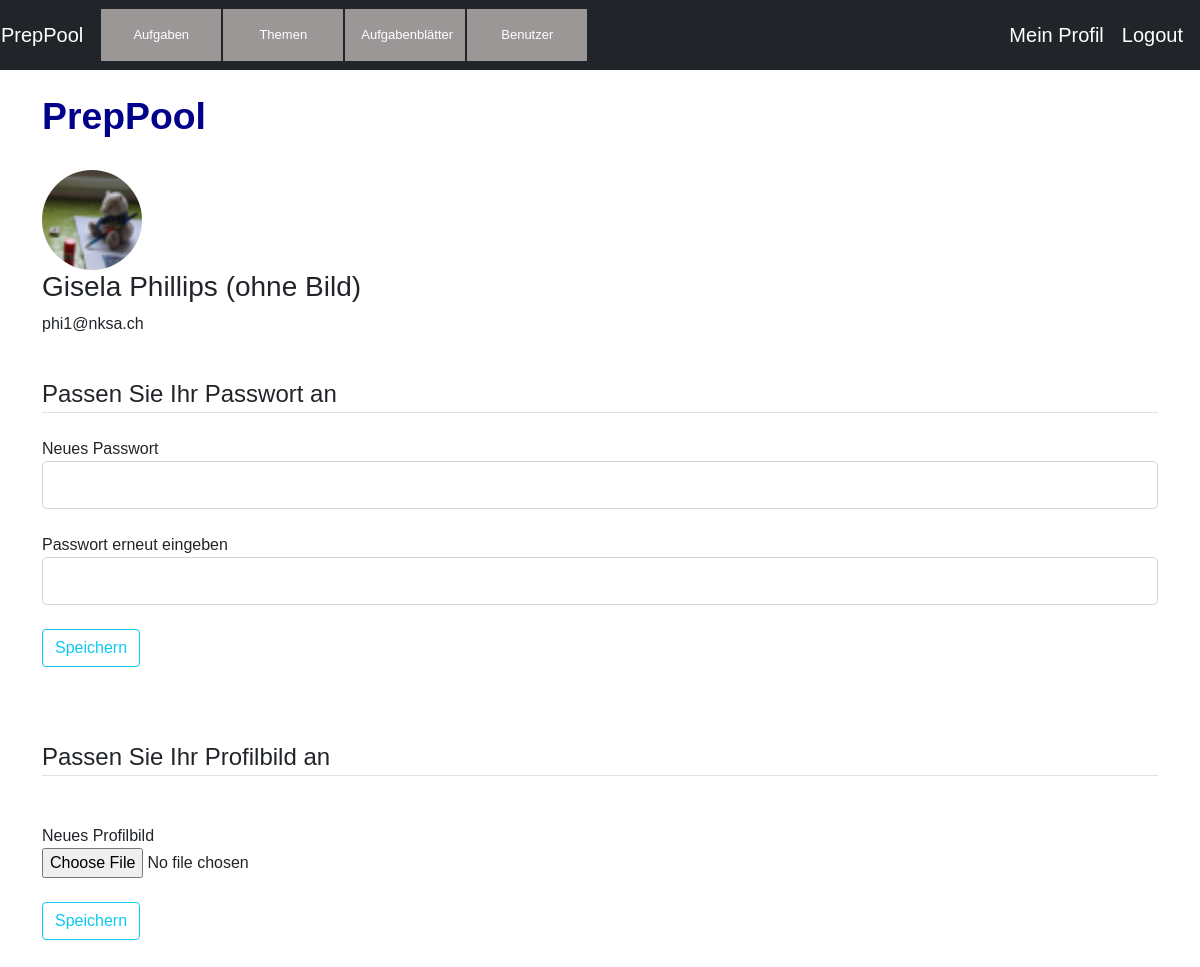
The app's page /users/update_account (signed in) with its own data.
### app/users/models.py (models this page shows, shortened)
class User(db.Model, UserMixin):
    id = db.Column(db.Integer, primary_key=True)
    username=db.Column(db.String(20), unique=True, nullable=False)
    email=db.Column(db.String(120), unique=True, nullable=False)
    image_file=db.Column(db.String(20), nullable=False, default='default.jpg')
    password=db.Column(db.String(60), nullable=False)
    posts=db.relationship('Post', backref='autor', lazy=True)
    topics=db.relationship('Topic', backref='autor', lazy=True)
    sheets=db.relationship('Sheet', backref='autor', lazy=True)

### app/users/views.py (the view, shortened to what this page needs)
@mod.route('/update_account', methods=['GET', 'POST'])
@login_required
def account():
    form=UpdateAccountForm()
    image_file=url_for('static', filename='profile_pics/'+ current_user.image_file)
    return render_template('users/update_account.html', title='Account', image_file=image_file, form=form)

### app/users/forms.py
class UpdateAccountForm(FlaskForm):
    password=PasswordField('Neues Passwort')
    confirm_password=PasswordField('Passwort erneut eingeben', validators=[EqualTo('password')])
    image_file = FileField('Neues Profilbild', validators=[
        FileAllowed(['jpg', 'png'], 'Images only!')
    ])
    submit=SubmitField('Speichern')

### app/users/models.py (called while the page is built)
@login_manager.user_loader
def load_user(user_id):
    return User.query.get(int(user_id))

### app/templates/users/update_account.html (shortened to what this page needs)
{% extends 'base.html' %}
{%block head  %}
      <link rel="stylesheet" href="{{ url_for('static', filename='css/style.css') }}">
{% endblock%}
{%block body  %}
<br>
<h1>PrepPool</h1>
    <br>
    <div class="content-section">
        <div class="media">
        <img class="rounded-circle account-img" style="width:100px;height:100px" src="{{ url_for('static', filename='profile_pics/'+ current_user.image_file) }}">
        <div class="media-body">
            <h3 class="account-heading">{{current_user.username}}</h2>
            <p class="text_secondary">{{current_user.email}}</p>
        </div>
        </div>
        <div class="content-section">
            <form method="POST" enctype ="multipart/form-data" action="">
                <br>
                <fieldset class="form-group">
                   <legend class="border-bottom mb-4"> Passen Sie Ihr Passwort an </legend>
                      <br>
                      <div class="form-group">
                        {{ form.password.label(class="form-control-label") }}
                        {%if form.password.errors%}
                         {{ form.password(class="form-control form-control-lg is-invalid") }}
                      <div class="invalid-feedback">
                        {%for error in form.password.errors%}
                          <span> {{error}}</span>
                          {%endfor%}
                          </div>
                        {%else%}
                        {{form.password (class="form-control form-control-lg")}}
                        {%endif%}
                      </div>
                      <br>
                      <div class="form-group">
                        {{ form.confirm_password.label(class="form-control-label") }}
                        {%if form.confirm_password.errors%}
                         {{ form.confirm_password(class="form-control form-control-lg is-invalid") }}
                      <div class="invalid-feedback">
                        {%for error in form.confirm_password.errors%}
                          <span> {{error}}</span>
                          {%endfor%}
                          </div>
                        {%else%}
                        {{form.confirm_password (class="form-control form-control-lg")}}
                        {%endif%}
                      </div>
                      </div>
                      <br>
                <div class="form-group">
                    {{form.submit(class="btn btn-outline-info") }}
                </div>
        </div>
        <br>
        <br>
        <div class="content-section">
            <form method="POST" enctype ="multipart/form-data" action="">
                <br>
                <fieldset class="form-group">
                   <legend class="border-bottom mb-4"> Passen Sie Ihr Profilbild an </legend>
                      <br>
                      <br>
                          <div class="form-group">
                            {{ form.image_file.label() }}
                            <br>
                            {{ form.image_file(class="form-control-file") }}
                        </div>
                      </div>
                      <br>
                <div class="form-group">
                    {{form.submit(class="btn btn-outline-info") }}
                </div>
        </div>
        <br>
          <br>
        {% endblock body %}

### app/static/css/style.css (style rules this page uses)
body { font-family: Arial, Helvetica, sans-serif; }
h1 { color: darkblue; font-size: 28pt; font-weight:bold; }

### records on screen
User: image_file (placeholder picture), username "Gisela Phillips (ohne Bild)", email "phi1@nksa.ch"
